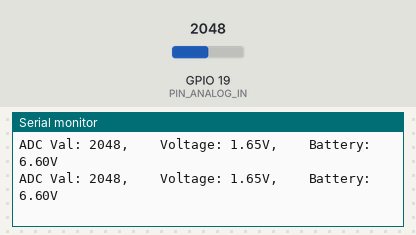
The sketch below on a simulated ESP32-S3. Parts: the last lines printed to the serial monitor. The test bench sets the inputs (shaded band); at power-on: GPIO 19 (PIN_ANALOG_IN) = 2048.

Above: at 1.2 s.
1.3 s: GPIO 19 (PIN_ANALOG_IN) set to 2866
At 1.56 s:
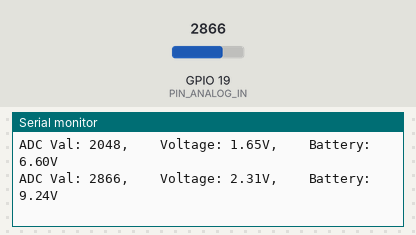
2.8 s: GPIO 19 (PIN_ANALOG_IN) set to 3603
At 2.96 s:
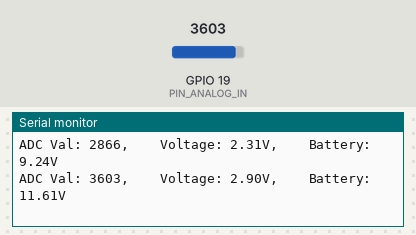
Timing chart, 0 to 5.8 s (numbered marks = the images above; inputs shaded):
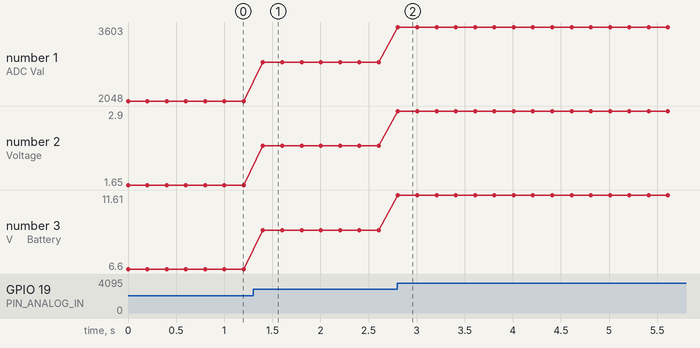

Measured:
- after the input at 1.3 s, the serial monitor: prints a new line after 0.10 s (image 1)
- after the input at 2.8 s, the serial monitor: prints a new line at once (image 2)
- plotted number 1: 2048 → 2866 after the input at 1.3 s, 2866 → 3603 after the input at 2.8 s
- plotted number 2: 1.65 → 2.31 after the input at 1.3 s, 2.31 → 2.9 after the input at 2.8 s
- plotted number 3: 6.6 → 9.24 after the input at 1.3 s, 9.24 → 11.61 after the input at 2.8 s

The sketch:

Sketch_01_ADC_Battery.ino
```cpp
/**********************************************************************
  Filename    : ADC_Battery
  Description : Use the ADC of the esp32s3 to detect the battery voltage.
  Auther      : www.freenove.com
  Modification: 2023/02/22
**********************************************************************/
#define PIN_ANALOG_IN  19
void setup() {
  Serial.begin(115200);
}

void loop() {
  int adcVal = analogRead(PIN_ANALOG_IN);      //Gets the raw adc value.
  double voltage = adcVal / 4095.0 * 3.3;      //Convert to the voltage value at the detection point.
  double battery = voltage * 4.0;              //There is only 1/4 battery voltage at the detection point.
  Serial.printf("ADC Val: %d, \t Voltage: %.2fV, \t Battery: %.2fV\r\n", adcVal, voltage, battery);
  delay(200);
}
```
